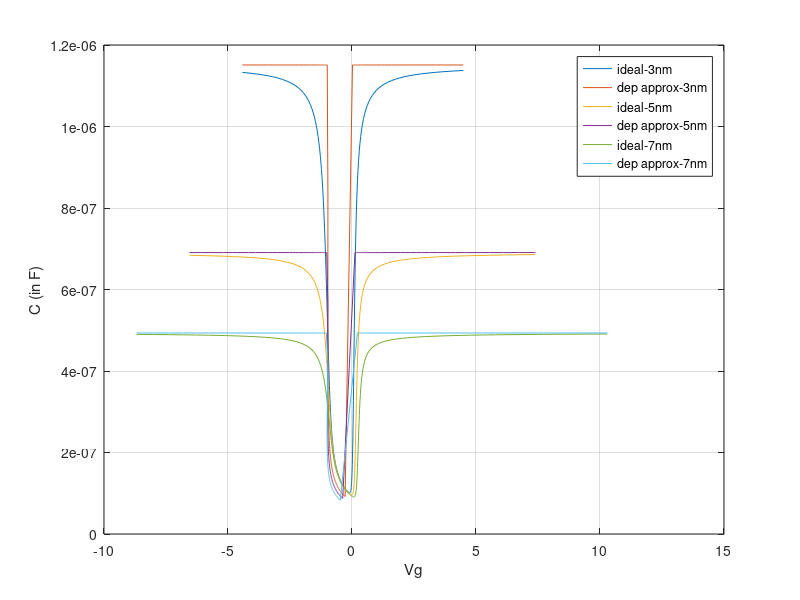

MATLAB code to generate this figure:
%parameters
epsilon=8.854*10^-14; %F/cm^2
epsilonsi=11.8;
epsilonox=3.9;
epsi=epsilon*epsilonsi;
epox=epsilon*epsilonox;
k=1.38*10^-23; %J/K Boltzmann Constant
T=300; %Kelvin
NA=10^17; %cm^-3
ni=10^10;
tox=3*10^-7; %cm

for i=1:3
Cox=epox/tox;
q=1.6*10^-19;
k1=q/(k*T); 
k2=ni^2/NA^2;
phif=(1/k1)*log(NA/ni);
Eg=1.1;
Vfb=-(Eg/2+phif);
coeff=sqrt(2*epsi*k*T*NA);
psi=linspace(-0.25,1.1,270);

%taking derivative manually and putting the expression
Cs_express=-(coeff.*(((exp(-k1.*psi)+psi.*k1-1)+k2.*(exp(k1.*psi)-psi.*k1-1)).^(-0.5)).*((-k1.*exp(-k1.*psi)+k1)+k2.*(k1.*exp(k1.*psi)-k1)))./2;
Cs_express(51:270)=-Cs_express(51:270);
C1_express=((1./Cox)+(1./Cs_express));
C_express=1./C1_express;

%calculating charge
Q=coeff.*(((exp(-k1.*psi)+psi.*k1-1)+k2.*(exp(k1.*psi)-psi.*k1-1)).^0.5);
Q(51:270)=-Q(51:270);
Vg=Vfb+psi-(Q./Cox);

figure(311);
plot(Vg, C_express); 
%plot(Vg, C_numerical./Cox); 
hold on;

%depletion approximation

t=0;
for i=1:270
    if(psi(i)>2*phif) && (t==0)
        t=i-1;
    end
end


depw=sqrt(2.*epsi.*psi(51:t)./(q.*NA));

%accumulation
Q(1:50)=coeff.*(exp(-k1.*psi(1:50)./2));
C(1:50)=Cox;

%depletion
Q(51:t)=-coeff.*((psi(51:t).*k1).^0.5);
Cd=epsi./depw;
C1=(1./Cox)+(1./Cd);
C(51:t)=(1./C1);

%inversion
Q(t+1:270)=coeff.*(((psi(t+1:270).*k1)+k2.*(exp(k1.*psi(t+1:270)))).^0.5);
C(t+1:270)=Cox;

Vg(1:50)=Vfb+psi(1:50)-(Q(1:50)./Cox); %till psi-s is negative, accumulation, Q is positive
Vg(51:270)=Vfb+psi(51:270)+(Q(51:270)./Cox); %psi-s is positive, Q is negative (Q is substrate charge)

plot (Vg, C);

tox=tox+(2*10^-7);
end
legend('ideal-3nm', 'dep approx-3nm', 'ideal-5nm', 'dep approx-5nm', 'ideal-7nm', 'dep approx-7nm')
hold off;
xlabel("Vg");
ylabel("C (in F)"); 
grid on;


